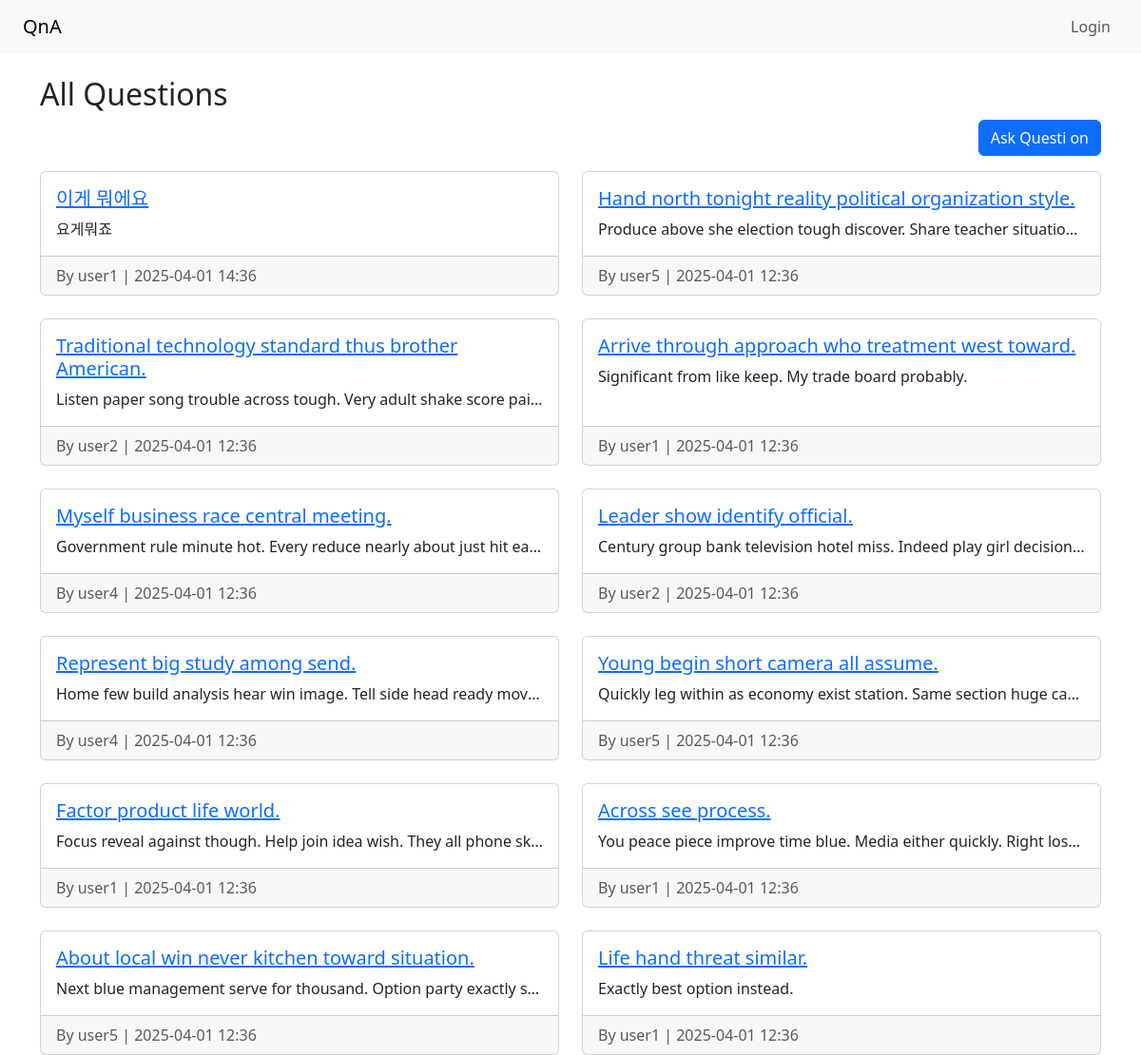
The page / on the database its author committed.
### qa/models.py (models this page shows, shortened)
class Question(models.Model):
    title = models.CharField(max_length=200)
    content = models.TextField()
    author = models.ForeignKey(User, on_delete=models.CASCADE)
    created_at = models.DateTimeField(auto_now_add=True)

### qa/views.py (the view)
# urls.py: path('', views.question_list, name='question_list'),
def question_list(request):
    questions = Question.objects.order_by('-created_at')
    return render(request, 'qa/question_list.html', {'questions':questions})

### qa/templates/qa/question_list.html
{% extends 'qa/base.html' %} {% block content %}
<h2>All Questions</h2>
<div class="d-flex justify-content-end mb-3">
	<a href="{% url 'ask_question' %}" class="btn btn-primary">Ask Questi on</a>
</div>
<div class="row row-cols-1 row-cols-md-2 g-4">
	{% for question in questions %}
	<div class="col">
		<div class="card h-100">
			<div class="card-body">
				<h5 class="card-title">
					<a href="{% url 'question_detail' question.pk %}"
						>{{ question.title }}</a
					>
				</h5>
				<p class="card-text text-truncate">{{ question.content }}</p>
			</div>
			<div class="card-footer text-muted">
				By {{ question.author.username }} | {{ question.created_at|date:"Y-m-d H:i"}}
			</div>
		</div>
	</div>
	{% empty %}
	<p>No questions yet.</p>
	{% endfor %}
</div>
{% endblock %}

### qa/templates/qa/base.html (shortened to what this page needs)
<!DOCTYPE html>
<html lang="en">
	<head>
		<link
			href="https://cdn.jsdelivr.net/npm/bootstrap@5.3.2/dist/css/bootstr
ap.min.css"
			rel="stylesheet"
		/>
	</head>
	<body>
		<nav class="navbar navbar-expand-lg navbar-light bg-light px-4">
			<a class="navbar-brand" href="/">QnA</a>
			<div class="collapse navbar-collapse">
				<ul class="navbar-nav ms-auto">
					{% if user.is_authenticated %}
					<li class="nav-item">
						<span class="nav-link">👤 {{ user.username }}</span>
					</li>
					<li class="nav-item">
						<a class="nav-link" href="{% url 'ask_question' %}">Ask Question</a>
					</li>
					<li class="nav-item">
						<form action="{% url 'logout' %}" method="post" class="d-i nline">
							{% csrf_token %}
							<button
								type="submit"
								class="btn btn-link nav-link"
								style="display: inline; padding: 0"
							>
								Logout
							</button>
						</form>
					</li>
					{% else %}
					<li class="nav-item">
						<a class="nav-link" href="{% url 'login' %}">Login</a>
					</li>
					{% endif %}
				</ul>
			</div>
		</nav>
		<div class="container mt-4">{% block content %} {% endblock %}</div>
	</body>
</html>

### rows shown on the page
Question: title "이게 뭐에요", content "요게뭐죠", author.username "user1", created_at "2025-04-01 14:36"
Question: title "Hand north tonight reality political organization style.", content "Produce above she election tough discover. Share teacher situatio…", author.username "user5", created_at "2025-04-01 12:36"
Question: title "Traditional technology standard thus brother American.", content "Listen paper song trouble across tough. Very adult shake score pai…", author.username "user2", created_at "2025-04-01 12:36"
Question: title "Arrive through approach who treatment west toward.", content "Significant from like keep. My trade board probably.", author.username "user1", created_at "2025-04-01 12:36"
Question: title "Myself business race central meeting.", content "Government rule minute hot. Every reduce nearly about just hit ea…", author.username "user4", created_at "2025-04-01 12:36"
Question: title "Leader show identify official.", content "Century group bank television hotel miss. Indeed play girl decision…", author.username "user2", created_at "2025-04-01 12:36"
Question: title "Represent big study among send.", content "Home few build analysis hear win image. Tell side head ready mov…", author.username "user4", created_at "2025-04-01 12:36"
Question: title "Young begin short camera all assume.", content "Quickly leg within as economy exist station. Same section huge ca…", author.username "user5", created_at "2025-04-01 12:36"
Question: title "Factor product life world.", content "Focus reveal against though. Help join idea wish. They all phone sk…", author.username "user1", created_at "2025-04-01 12:36"
Question: title "Across see process.", content "You peace piece improve time blue. Media either quickly. Right los…", author.username "user1", created_at "2025-04-01 12:36"
Question: title "About local win never kitchen toward situation.", content "Next blue management serve for thousand. Option party exactly s…", author.username "user5", created_at "2025-04-01 12:36"
Question: title "Life hand threat similar.", content "Exactly best option instead.", author.username "user1", created_at "2025-04-01 12:36"
